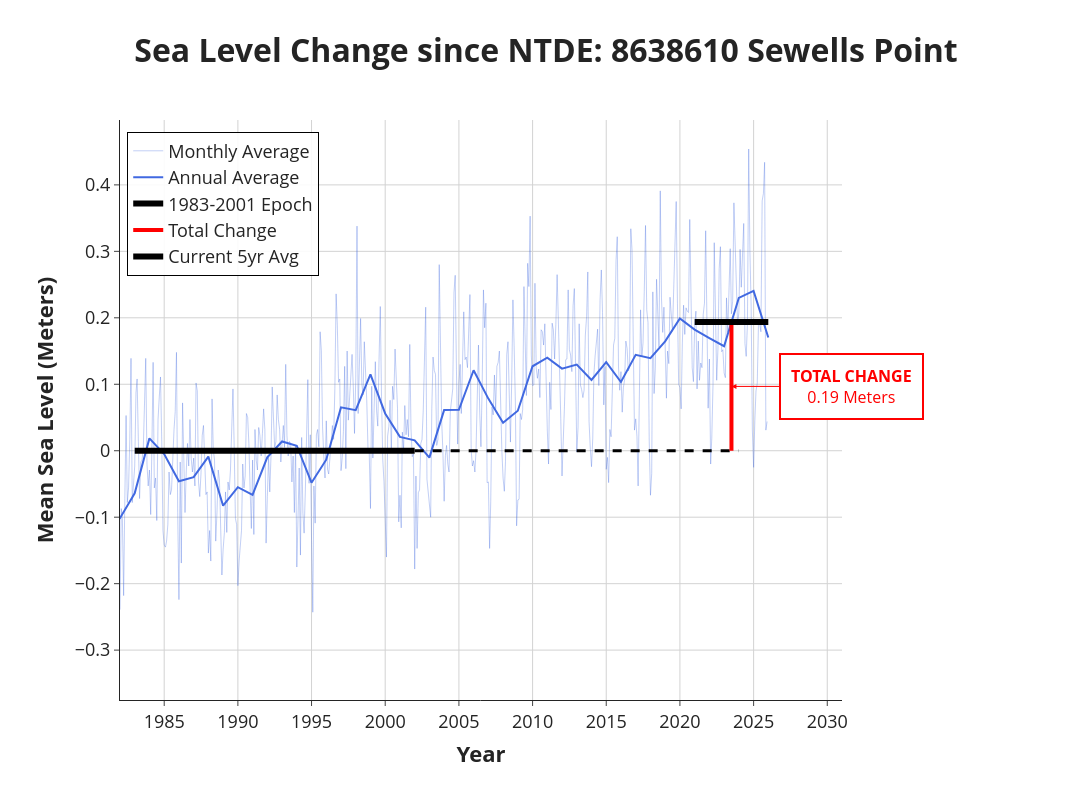

The code cell stored with this chart in its notebook:
### Markdown cell above
For the change since NTDE calculation, we must first check if the station is on the current NTDE datum. For stations not on the NTDE, we must calculate an offset to bring the data relative to the NTDE.

### Code cell
# @title Change since NTDE
# Control vs. Subordinate Station
ctrl_station = datums_meta.get('ctrlStation', '').strip()
if not ctrl_station:
    print(f"Hierarchy: Station {station} is a Control Station.\n")
else:
    print(f"Hierarchy: Station {station} is a Subordinate Station.")
    print(f"Control Station ID: {ctrl_station}")
    analysis_period_list = datums_meta.get('DatumAnalysisPeriod', ['Dates not available'])
    if analysis_period_list:
        print(f"Dates of Comparison: {analysis_period_list[0]}\n")
#first we need to check if our station requires an offset
if station in ['8770613','8771013','9455760']:
  print('This station is a subordinate station on a MTDE datum. We cannot accurately adjust the data to the NTDE.')
elif epic_mid != 1992 or station in ['8771450','8771510','8770570','8771341','8770822','8772471','9455920','9462620']:
  print('Station is not on the NTDE')
  # Baseline calculation (1983-2001)
  epoch_data = df_msl.loc['1983-01-01':'2001-12-31']
  avg_msl_83_01 = epoch_data['MSL'].mean()

  # Apply Offset
  df_msl['MSL_Offset'] = df_msl['MSL'] - avg_msl_83_01

  msl_complete = df_msl

  # Annual Average Series
  annual_avg_series = msl_complete['MSL_Offset'].resample('YE').mean().dropna()

  # Calculate the two baseline averages
  avg_first_5 = first_5_data.mean()
  avg_last_5 = annual_avg_series.tail(5).mean()
  delta_por = avg_last_5 - avg_first_5

  # Define date ranges for the black markers
  start_dates = [first_date, end_first_5_date]
  end_dates = [annual_avg_series.index[-5], annual_avg_series.index[-1]]

  # Calculate the midpoint of the final 5 years to drop the vertical crosshair line
  mid_end_date = end_dates[0] + (end_dates[1] - end_dates[0]) / 2

  # Define our dates for the baseline and the total change measurement
  epoch_start = "1983-01-01"
  epoch_end = "2001-12-31"
  plot_end_date = "2031-01-01"
  midpoint_23 = pd.Timestamp("2023-07-02")
  baseline_epoch = 0

  fig = go.Figure()

  # Monthly Data
  fig.add_trace(go.Scatter(
      x=msl_complete['1982':].index,
      y=msl_complete['1982':]['MSL_Offset'],
      mode='lines', name='Monthly Average',
      line=dict(color='royalblue', width=LINE_WIDTH_MONTHLY),
      opacity=MONTHLY_OPACITY
  ))

  # Annual Trend
  fig.add_trace(go.Scatter(
      x=annual_avg_series.index, y=annual_avg_series,
      mode='lines', name='Annual Average',
      opacity=ANNUAL_OPACITY,
      line=dict(color='royalblue', width=LINE_WIDTH_ANNUAL)
  ))

  # Highlight the 1983-2001 epoch (Solid Black Line)
  fig.add_trace(go.Scatter(
      x=[epoch_start, epoch_end],
      y=[baseline_epoch, baseline_epoch],
      mode='lines',
      name='1983-2001 Epoch',
      line=dict(color='black', width=LINE_WIDTH_MARKER),
      hoverinfo='skip'
  ))

  # Post-epoch baseline (Dashed Black Line)
  fig.add_trace(go.Scatter(
      x=[epoch_end, 2024],
      y=[baseline_epoch, baseline_epoch],
      mode='lines',
      name='Baseline Continuation',
      line=dict(color='black', width=3, dash='dash'),
      showlegend=False,
      hoverinfo='skip'
  ))

  # The vertical rise (Solid Red Measurement Line)
  fig.add_trace(go.Scatter(
      x=[midpoint_23, midpoint_23],
      y=[baseline_epoch, avg_last_5],
      mode='lines',
      name='Total Change',
      line=dict(color='red', width=4),
      hoverinfo='skip'
  ))

  # Modern Average Line (The heavy black bar)
  fig.add_trace(go.Scatter(
      x=[pd.Timestamp("2021-01-01"), pd.Timestamp("2025-12-31")],
      y=[avg_last_5, avg_last_5],
      mode='lines', name='Current 5yr Avg',
      line=dict(color='black', width=LINE_WIDTH_MARKER)
  ))

  # red annotation box
  fig.add_annotation(
      x=midpoint_23,
      y=(baseline_epoch + avg_last_5) / 2,
      text=f"<b>TOTAL CHANGE</b><br>{avg_last_5:.2f} {UNIT}",
      font=dict(size=FONT_SIZE_ANNOTATION, color="red"),
      showarrow=True,
      arrowhead=2,
      arrowcolor="red",
      ax=120,
      ay=0,
      bgcolor="white",
      bordercolor="red",
      borderwidth=2,
      borderpad=10
  )

  # Layout
  fig.update_layout(
      title=dict(text=f"<b>Sea Level Change since NTDE: {station_info}</b>", font=dict(size=FONT_SIZE_TITLE), x=0.5, y=0.95),
      xaxis=dict(
          title="<b>Year</b>",
          titlefont=dict(size=FONT_SIZE_AXIS_TITLE),
          tickfont=dict(size=FONT_SIZE_TICKS),
          range=["1982-01-01", plot_end_date],
          showgrid=True,
          gridcolor='lightgray'
      ),
      yaxis=dict(
          title=f"<b>Mean Sea Level ({UNIT})</b>",
          titlefont=dict(size=FONT_SIZE_AXIS_TITLE),
          tickfont=dict(size=FONT_SIZE_TICKS),
          showgrid=True,
          gridcolor='lightgray',
          zeroline=False
      ),
      template="simple_white",
      width=PLOT_WIDTH,
      height=PLOT_HEIGHT,
      margin=dict(t=120, b=100, l=120, r=250),
      legend=dict(
          font=dict(size=FONT_SIZE_LEGEND),
          x=0.01, y=0.98,
          bordercolor="black",
          borderwidth=1,
          bgcolor="rgba(255,255,255,0.9)"
      )
  )
  fig.show()
else:
  print('Station is on the NTDE')
  msl_complete = df_msl

  # Annual Average Series
  annual_avg_series = msl_complete['MSL'].resample('YE').mean().dropna()

  # Define our dates for the baseline and the total change measurement
  epoch_start = "1983-01-01"
  epoch_end = "2001-12-31"
  plot_end_date = "2031-01-01"
  midpoint_23 = pd.Timestamp("2023-07-02")
  baseline_epoch = 0

  fig = go.Figure()

  # Monthly Data
  fig.add_trace(go.Scatter(
      x=df_msl['1982':].index,
      y=df_msl['1982':]['MSL'],
      mode='lines', name='Monthly Average',
      line=dict(color='royalblue', width=LINE_WIDTH_MONTHLY),
      opacity=MONTHLY_OPACITY
  ))

  # Annual Trend
  fig.add_trace(go.Scatter(
      x=annual_avg_series.index, y=annual_avg_series,
      mode='lines', name='Annual Average',
      opacity=ANNUAL_OPACITY,
      line=dict(color='royalblue', width=LINE_WIDTH_ANNUAL)
  ))

  # Highlight the 1983-2001 epoch (Solid Black Line)
  fig.add_trace(go.Scatter(
      x=[epoch_start, epoch_end],
      y=[baseline_epoch, baseline_epoch],
      mode='lines',
      name='1983-2001 Epoch',
      line=dict(color='black', width=LINE_WIDTH_MARKER),
      hoverinfo='skip'
  ))

  # Post-epoch baseline (Dashed Black Line)
  fig.add_trace(go.Scatter(
      x=[epoch_end, 2024],
      y=[baseline_epoch, baseline_epoch],
      mode='lines',
      name='Baseline Continuation',
      line=dict(color='black', width=3, dash='dash'),
      showlegend=False,
      hoverinfo='skip'
  ))

  # The vertical rise (Solid Red Measurement Line)
  fig.add_trace(go.Scatter(
      x=[midpoint_23, midpoint_23],
      y=[baseline_epoch, avg_last_5],
      mode='lines',
      name='Total Change',
      line=dict(color='red', width=4),
      hoverinfo='skip'
  ))

  # Modern Average Line (The heavy black bar)
  fig.add_trace(go.Scatter(
      x=[pd.Timestamp("2021-01-01"), pd.Timestamp("2025-12-31")],
      y=[avg_last_5, avg_last_5],
      mode='lines', name='Current 5yr Avg',
      line=dict(color='black', width=LINE_WIDTH_MARKER)
  ))

  # annotation box
  fig.add_annotation(
      x=midpoint_23,
      y=(baseline_epoch + avg_last_5) / 2,
      text=f"<b>TOTAL CHANGE</b><br>{avg_last_5:.2f} {UNIT}",
      font=dict(size=FONT_SIZE_ANNOTATION, color="red"),
      showarrow=True,
      arrowhead=2,
      arrowcolor="red",
      ax=120,
      ay=0,
      bgcolor="white",
      bordercolor="red",
      borderwidth=2,
      borderpad=10
  )

  # layout
# Update Layout and Styling
fig.update_layout(
    # The main plot title is already in the correct nested format
    title=dict(text=f"<b>Sea Level Change since NTDE: {station_info}</b>", font=dict(size=FONT_SIZE_TITLE), x=0.5, y=0.95),
        
    xaxis=dict(
            # Nest the text and font inside a single title dictionary
            title=dict(
                text="<b>Year</b>",
                font=dict(size=FONT_SIZE_AXIS_TITLE)
            ),
            tickfont=dict(size=FONT_SIZE_TICKS),
            range=["1982-01-01", plot_end_date],
            showgrid=True,
            gridcolor='lightgray'
        ),
        
    yaxis=dict(
            # Nest the text and font inside a single title dictionary
            title=dict(
                text=f"<b>Mean Sea Level ({UNIT})</b>",
                font=dict(size=FONT_SIZE_AXIS_TITLE)
            ),
            tickfont=dict(size=FONT_SIZE_TICKS),
            showgrid=True,
            gridcolor='lightgray',
            zeroline=False
        ),
        
        template="simple_white",
        width=PLOT_WIDTH,
        height=PLOT_HEIGHT,
        margin=dict(t=120, b=100, l=120, r=250),
        legend=dict(
            font=dict(size=FONT_SIZE_LEGEND),
            x=0.01, y=0.98,
            bordercolor="black",
            borderwidth=1,
            bgcolor="rgba(255,255,255,0.9)"
        )
    )
    
fig.show()

### Figure 1 — Plotly figure (JSON) as saved in the notebook; plotly's stock layout.template omitted (floating-point values rounded to 4 significant figures; data arrays with more than 128 entries replaced by an {"elided": "..."} marker saying what was removed)
{"data": [{"line": {"color": "royalblue", "width": 1}, "mode": "lines", "name": "Monthly Average", "opacity": 0.32, "type": "scatter", "x": {"elided": "528 str values"}, "y": {"elided": "528 float values"}}, {"line": {"color": "royalblue", "width": 2}, "mode": "lines", "name": "Annual Average", "opacity": 1, "type": "scatter", "x": ["1927-12-31T00:00:00.000000000", "1928-12-31T00:00:00.000000000", "1929-12-31T00:00:00.000000000", "1930-12-31T00:00:00.000000000", "1931-12-31T00:00:00.000000000", "1932-12-31T00:00:00.000000000", "1933-12-31T00:00:00.000000000", "1934-12-31T00:00:00.000000000", "1935-12-31T00:00:00.000000000", "1936-12-31T00:00:00.000000000", "1937-12-31T00:00:00.000000000", "1938-12-31T00:00:00.000000000", "1939-12-31T00:00:00.000000000", "1940-12-31T00:00:00.000000000", "1941-12-31T00:00:00.000000000", "1942-12-31T00:00:00.000000000", "1943-12-31T00:00:00.000000000", "1944-12-31T00:00:00.000000000", "1945-12-31T00:00:00.000000000", "1946-12-31T00:00:00.000000000", "1947-12-31T00:00:00.000000000", "1948-12-31T00:00:00.000000000", "1949-12-31T00:00:00.000000000", "1950-12-31T00:00:00.000000000", "1951-12-31T00:00:00.000000000", "1952-12-31T00:00:00.000000000", "1953-12-31T00:00:00.000000000", "1954-12-31T00:00:00.000000000", "1955-12-31T00:00:00.000000000", "1956-12-31T00:00:00.000000000", "1957-12-31T00:00:00.000000000", "1958-12-31T00:00:00.000000000", "1959-12-31T00:00:00.000000000", "1960-12-31T00:00:00.000000000", "1961-12-31T00:00:00.000000000", "1962-12-31T00:00:00.000000000", "1963-12-31T00:00:00.000000000", "1964-12-31T00:00:00.000000000", "1965-12-31T00:00:00.000000000", "1966-12-31T00:00:00.000000000", "1967-12-31T00:00:00.000000000", "1968-12-31T00:00:00.000000000", "1969-12-31T00:00:00.000000000", "1970-12-31T00:00:00.000000000", "1971-12-31T00:00:00.000000000", "1972-12-31T00:00:00.000000000", "1973-12-31T00:00:00.000000000", "1974-12-31T00:00:00.000000000", "1975-12-31T00:00:00.000000000", "1976-12-31T00:00:00.000000000", "1977-12-31T00:00:00.000000000", "1978-12-31T00:00:00.000000000", "1979-12-31T00:00:00.000000000", "1980-12-31T00:00:00.000000000", "1981-12-31T00:00:00.000000000", "1982-12-31T00:00:00.000000000", "1983-12-31T00:00:00.000000000", "1984-12-31T00:00:00.000000000", "1985-12-31T00:00:00.000000000", "1986-12-31T00:00:00.000000000", "1987-12-31T00:00:00.000000000", "1988-12-31T00:00:00.000000000", "1989-12-31T00:00:00.000000000", "1990-12-31T00:00:00.000000000", "1991-12-31T00:00:00.000000000", "1992-12-31T00:00:00.000000000", "1993-12-31T00:00:00.000000000", "1994-12-31T00:00:00.000000000", "1995-12-31T00:00:00.000000000", "1996-12-31T00:00:00.000000000", "1997-12-31T00:00:00.000000000", "1998-12-31T00:00:00.000000000", "1999-12-31T00:00:00.000000000", "2000-12-31T00:00:00.000000000", "2001-12-31T00:00:00.000000000", "2002-12-31T00:00:00.000000000", "2003-12-31T00:00:00.000000000", "2004-12-31T00:00:00.000000000", "2005-12-31T00:00:00.000000000", "2006-12-31T00:00:00.000000000", "2007-12-31T00:00:00.000000000", "2008-12-31T00:00:00.000000000", "2009-12-31T00:00:00.000000000", "2010-12-31T00:00:00.000000000", "2011-12-31T00:00:00.000000000", "2012-12-31T00:00:00.000000000", "2013-12-31T00:00:00.000000000", "2014-12-31T00:00:00.000000000", "2015-12-31T00:00:00.000000000", "2016-12-31T00:00:00.000000000", "2017-12-31T00:00:00.000000000", "2018-12-31T00:00:00.000000000", "2019-12-31T00:00:00.000000000", "2020-12-31T00:00:00.000000000", "2021-12-31T00:00:00.000000000", "2022-12-31T00:00:00.000000000", "2023-12-31T00:00:00.000000000", "2024-12-31T00:00:00.000000000", "2025-12-31T00:00:00.000000000"], "y": [-0.216, -0.3314, -0.3169, -0.3187, -0.2879, -0.2727, -0.2163, -0.2833, -0.2415, -0.2717, -0.2193, -0.2267, -0.2185, -0.1853, -0.2327, -0.2051, -0.2393, -0.2082, -0.1643, -0.1642, -0.2063, -0.1487, -0.1804, -0.2154, -0.1568, -0.1594, -0.1603, -0.1919, -0.1539, -0.1354, -0.1526, -0.1188, -0.1916, -0.1151, -0.1126, -0.107, -0.1838, -0.1602, -0.1658, -0.1417, -0.1082, -0.1237, -0.09492, -0.09525, -0.07842, -0.01883, -0.04875, -0.07733, -0.05583, -0.1392, -0.1431, -0.03925, -0.06217, -0.0965, -0.1015, -0.064, 0.01858, -0.004917, -0.04583, -0.03967, -0.008917, -0.08275, -0.05492, -0.0665, -0.009917, 0.01392, 0.0075, -0.04808, -0.0135, 0.06525, 0.06108, 0.115, 0.05608, 0.02083, 0.01558, -0.01033, 0.06117, 0.06158, 0.1211, 0.07842, 0.04217, 0.06017, 0.1271, 0.1399, 0.1235, 0.1296, 0.1066, 0.1332, 0.1034, 0.1443, 0.1392, 0.1647, 0.199, 0.1822, 0.1696, 0.1573, 0.23, 0.2406, 0.1703]}, {"hoverinfo": "skip", "line": {"color": "black", "width": 6}, "mode": "lines", "name": "1983-2001 Epoch", "type": "scatter", "x": ["1983-01-01", "2001-12-31"], "y": [0, 0]}, {"hoverinfo": "skip", "line": {"color": "black", "dash": "dash", "width": 3}, "mode": "lines", "name": "Baseline Continuation", "showlegend": false, "type": "scatter", "x": ["2001-12-31", 2024], "y": [0, 0]}, {"hoverinfo": "skip", "line": {"color": "red", "width": 4}, "mode": "lines", "name": "Total Change", "type": "scatter", "x": ["2023-07-02T00:00:00", "2023-07-02T00:00:00"], "y": [0, 0.1936]}, {"line": {"color": "black", "width": 6}, "mode": "lines", "name": "Current 5yr Avg", "type": "scatter", "x": ["2021-01-01T00:00:00", "2025-12-31T00:00:00"], "y": [0.1936, 0.1936]}], "layout": {"annotations": [{"arrowcolor": "red", "arrowhead": 2, "ax": 120, "ay": 0, "bgcolor": "white", "bordercolor": "red", "borderpad": 10, "borderwidth": 2, "font": {"color": "red", "size": 16}, "showarrow": true, "text": "<b>TOTAL CHANGE</b><br>0.19 Meters", "x": "2023-07-02T00:00:00", "y": 0.09678}], "height": 800, "legend": {"bgcolor": "rgba(255,255,255,0.9)", "bordercolor": "black", "borderwidth": 1, "font": {"size": 18}, "x": 0.01, "y": 0.98}, "margin": {"b": 100, "l": 120, "r": 250, "t": 120}, "title": {"font": {"size": 32}, "text": "<b>Sea Level Change since NTDE: 8638610 Sewells Point</b>", "x": 0.5, "y": 0.95}, "width": 1450, "xaxis": {"gridcolor": "lightgray", "range": ["1982-01-01", "2031-01-01"], "showgrid": true, "tickfont": {"size": 18}, "title": {"font": {"size": 22}, "text": "<b>Year</b>"}}, "yaxis": {"gridcolor": "lightgray", "showgrid": true, "tickfont": {"size": 18}, "title": {"font": {"size": 22}, "text": "<b>Mean Sea Level (Meters)</b>"}, "zeroline": false}}}
